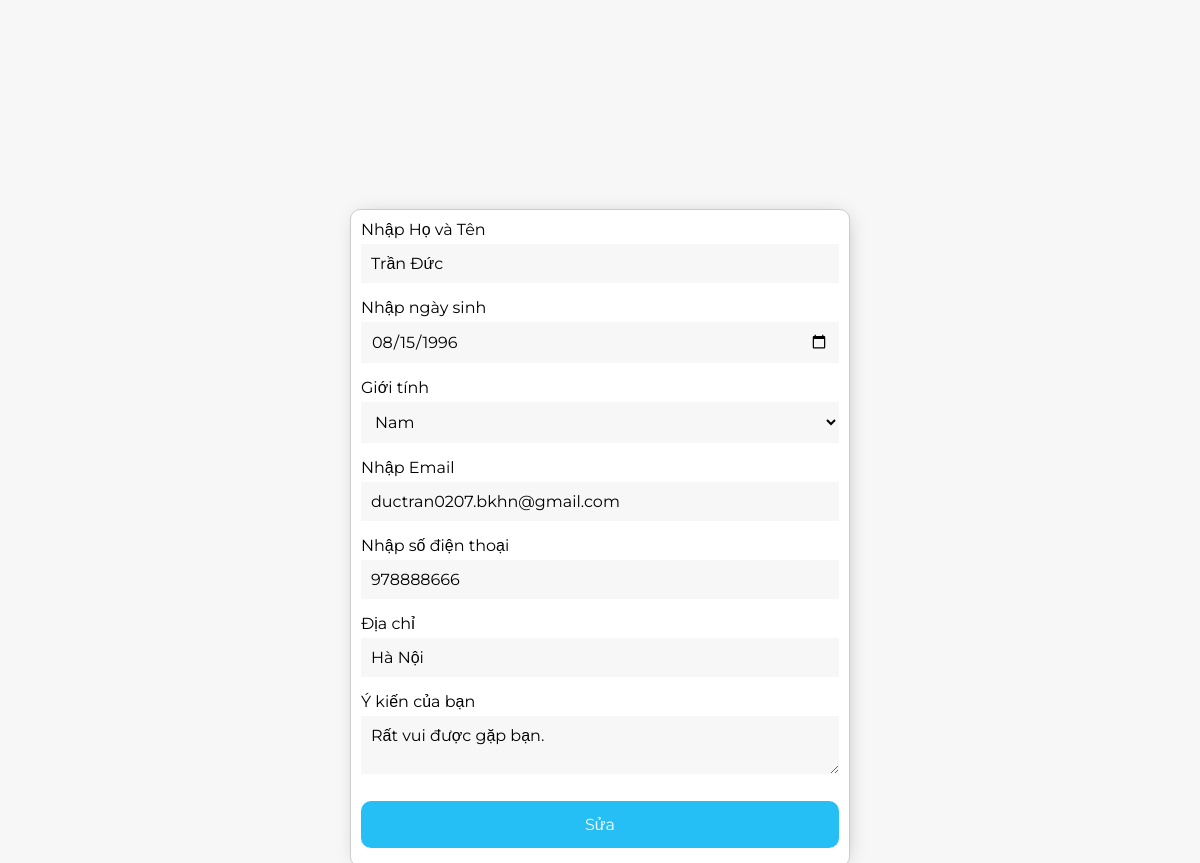
The app's page /admin/customer_manage/view_update.php?ma=1 with its own data.
### tables this page shows
CREATE TABLE `khach_hang` (
  `ma` int(11) NOT NULL,
  `name` varchar(150) NOT NULL,
  `age` date NOT NULL,
  `gender` varchar(11) NOT NULL,
  `phone` int(11) NOT NULL,
  `email` varchar(150) NOT NULL,
  `address` text NOT NULL,
  `comment` text NOT NULL
);

### admin/customer_manage/view_update.php (the view, shortened to what this page needs)
<!DOCTYPE html>
<html>
<head>
	<link rel="stylesheet" type="text/css" href="../common/form_style.css">
</head>
<body>
	<?php
	$ma = $_GET['ma'];
	require '../../connect.php';
	$sql = "select*from khach_hang where ma ='$ma'";
	$result = mysqli_query($connect,$sql);
	$each = mysqli_fetch_array($result);
	$gender = $each['gender'];
	?>
	<div class="container">
		<form method="post" action="process_update.php">
			Nhập Họ và Tên
			<input type="text" name="name" value="<?php echo $each['name'] ?>">
			<br>
			Nhập ngày sinh
			<input type="date" name="age" value="<?php echo $each['age'] ?>">
			<br>
			Giới tính
			<select name="gender">
				<option value="Nam" <?php if($gender=='Nam') echo "selected"; ?>>Nam</option>
			</select>
			Nhập Email
			<input type="email" name="email" value="<?php echo $each['email'] ?>">
			<br>
			Nhập số điện thoại
			<input type="number" name="phone" value="<?php echo $each['phone'] ?>">
			<br>
			Địa chỉ
			<input type="text" name="address" value="<?php echo $each['address'] ?>">
			Ý kiến của bạn
			<textarea name="comment"><?php echo $each['comment']?></textarea>
			<br>
			<button>Sửa</button>
		</form>
	</div>
</body>
</html>

### admin/common/form_style.css (style rules this page uses)
body { font-family: Montserrat,Arial, Helvetica, sans-serif; background-color:#f7f7f7; padding: 0; margin: 0; }
* { box-sizing: border-box }
.container { margin-top: 20px; padding: 10px; width: 500px; position: absolute; left: 50%; top: 60%; transform: translate(-50%, -50%); border:1px solid #ccc; border-radius:10px; background:white; height: auto; box-shadow: 2px 1px 21px -9px rgba(0,0,0,0.38); }
input[type=text],input[type=password], input[type=date], input[type=email], input[type=number], input[type=file],textarea,select { width: 100%; padding: 10px; margin: 5px 0 15px 0; display: inline-block; border: none; font-size: 16px; background: #f7f7f7; height: auto; font-family: Montserrat,Arial, Helvetica, sans-serif; }
.container button { background-color: #0eb7f4; color: white; padding: 14px 20px; margin: 8px 0; border: none; cursor: pointer; width: 100%; opacity: 0.9; font-size:16px; font-family: Montserrat,Arial, Helvetica, sans-serif; border-radius:10px; }

### records on screen
khach_hang: name "Trần Đức", age "08/15/1996", gender "Nam", email "ductran0207.bkhn@gmail.com", phone "978888666", address "Hà Nội", comment "Rất vui được gặp bạn."
